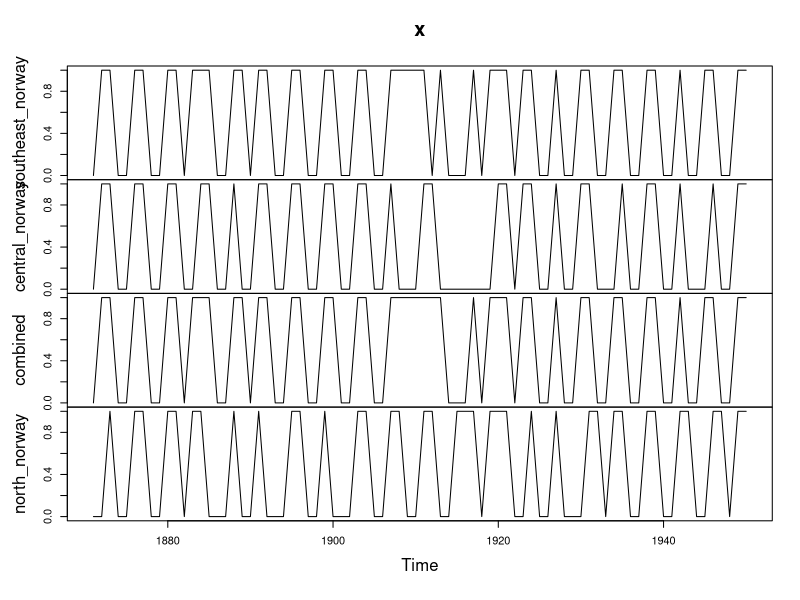
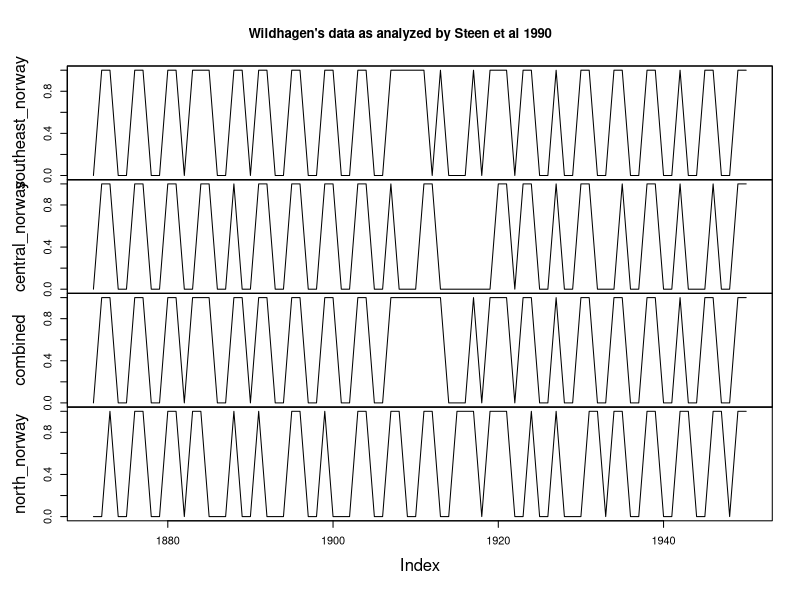

R code for these plots, in order:
library(zoo)
library(tidyverse)

# Oikos 59(1):115-120
# From Table 1, p. 116

# 0 = low year, below average
# 1 = peak year, above average
# Regions: sn: South Norway, cn: Central Norway, cb: Combined, nn: North Norway

sn <- "01100110011011100110110011001100110011111010001011101100100110011001100100110011"
cn <- "01100110011001100100110011001100110010001100000001101100100110001001100100010011"
cb <- "01100110011011100110110011001100110011111110001011101100100110011001100100110011"
nn <- "00100110011011000100100011001000110011001100111011100100100011011001100110011011"

b <- map(
  list(sn, cn, cb, nn),
  ~ str_split(.x, "") |>
    unlist() |>
    ts(start = 1871)
) |>
  setNames(c("sn", "cn", "cb", "nn"))

ts.union(b)

x <- ts.union(
  "southeast_norway" = b$sn,
  "central_norway" = b$cn,
  "combined" = b$cb,
  "north_norway" = b$nn
)

plot(x)
plot(as.zoo(x), main = "Wildhagen's data as analyzed by Steen et al 1990")

x_df <- as_tibble(x) |>
  mutate(
    across(1:4, as.integer),
    year = 1871:1950
  ) |>
  relocate(year)

writexl::write_xlsx(
  list(wildhagen = x_df),
  "Steen_et_al_1990_Wildhagen_data.xlsx"
)
